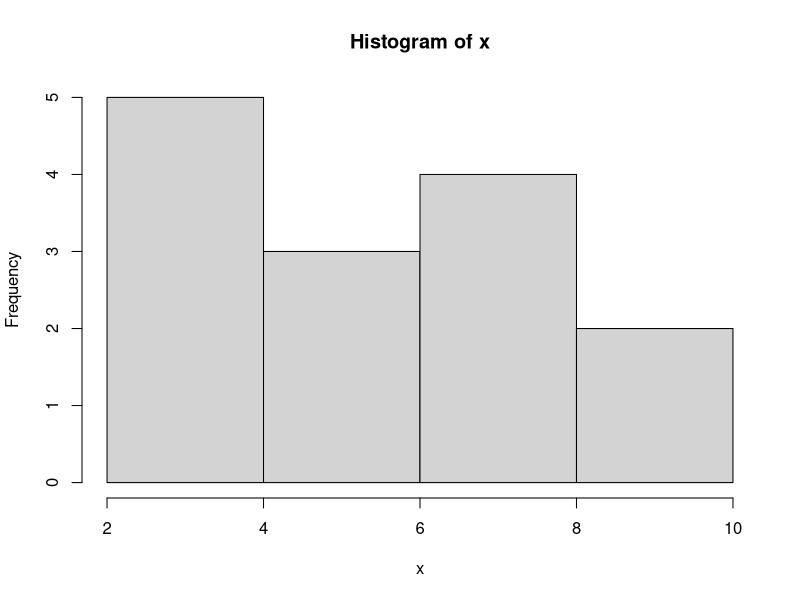
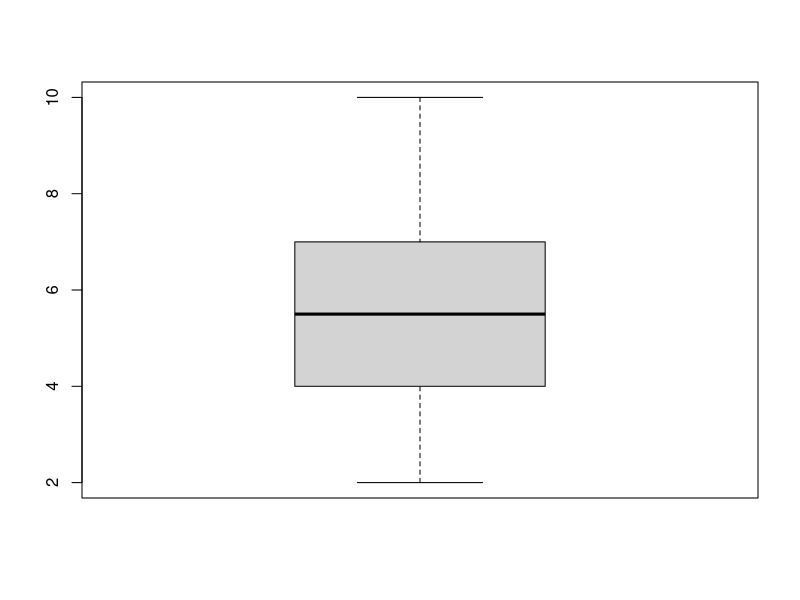
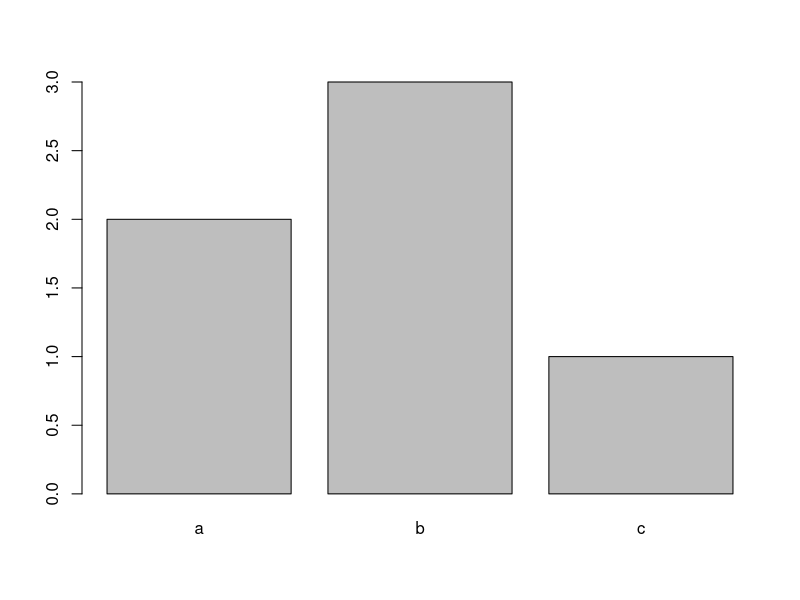
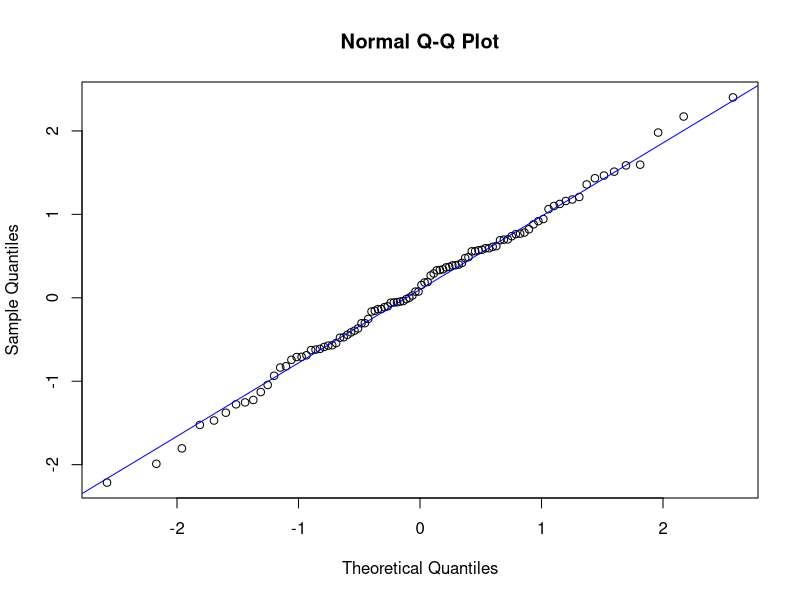
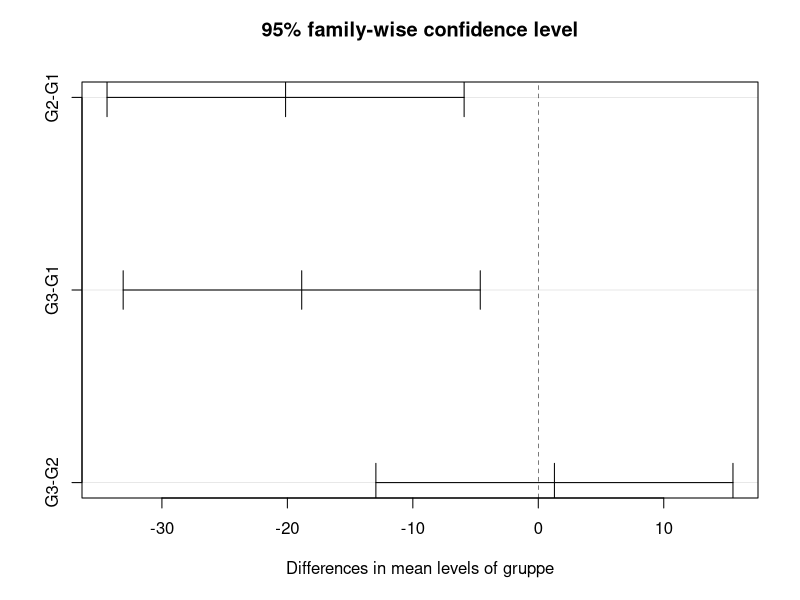
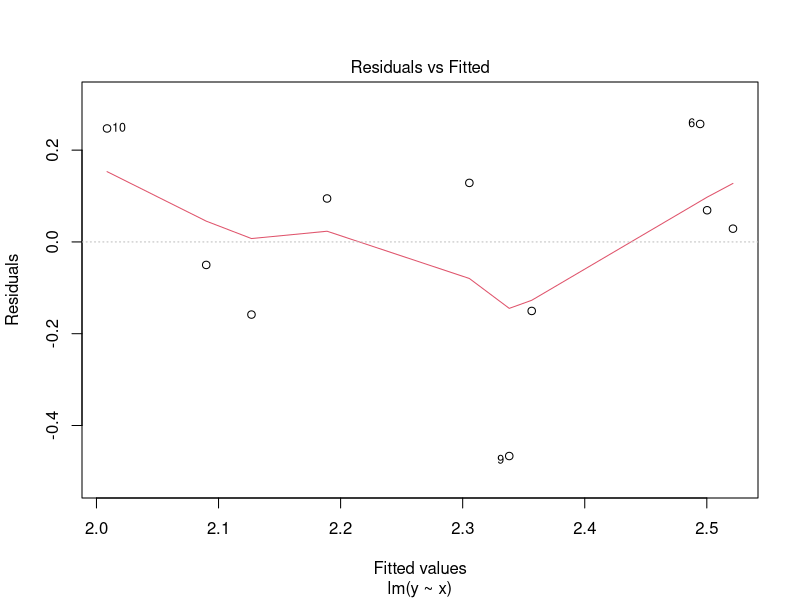
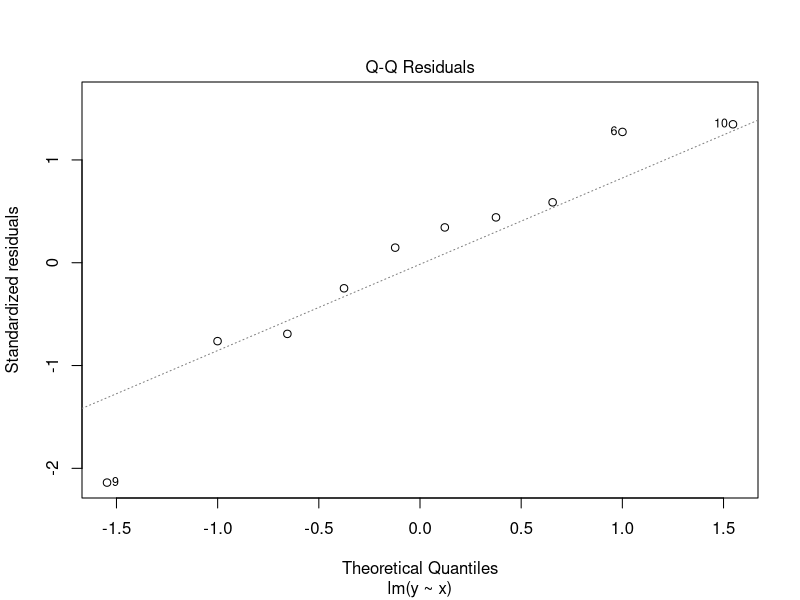

Recreate these plots in R, in order. (Note: this script raises an error after producing the figures.)
## ---- chunk 1
rm(list = ls())

knitr::opts_chunk$set(echo = TRUE,
                      fig.align="center")
## ---- chunk 2
x <- c(2, 3, 4, 4, 5, 6)
mean(x)
## ---- chunk 3
x <- c(2, 3, 4, 4, 5, 6, 10)
median(x)
## ---- chunk 4
x <- c(2, 3, 4, 4, 5, 6, 10)
var(x)
## ---- chunk 5
x <- c(2, 3, 4, 4, 5, 6, 10)
sd(x)
## ---- chunk 6
x <- c(2, 3, 4, 4, 5, 6, 10, 9, 8, 7, 7, 7, 5, 4)
hist(x)
## ---- chunk 7
x <- c(2, 3, 4, 4, 5, 6, 10, 9, 8, 7, 7, 7, 5, 4)
boxplot(x)
## ---- chunk 8
x <- c("a", "a", "b", "b", "b", "c")
table(x)
## ---- chunk 9
x = c("a", "a", "b", "b", "b", "c")
prop.table(table(x))
## ---- chunk 10
x = c("a", "a", "b", "b", "b", "c")
barplot(table(x))
## ---- chunk 11
x <- c(2, 3, 4, 4, 5, 6, 10, 9, 8, 7, 7, 7, 5, 4)
mittelwert <- mean(x)
stdabw <- sd(x)

# Wahrscheinlichkeit für den Wert kleiner oder gleich 7
pnorm(7, mittelwert, stdabw)

# Wahrscheinlichkeit für den Wert gleich oder grösser 7
1 - pnorm(7, mittelwert, stdabw)

# Wert auf der 40%-Perzentile
qnorm(.4, mittelwert, stdabw)
## ---- chunk 12
# simulation von 100 normalverteilten Werten, mean = 0, s = 1
set.seed(1)
x <- rnorm(100)

## qq-plot erstellen
qqnorm(x)

## Linie in qq-plot einzeichnen
qqline(x, col = "blue")
## ---- chunk 13
# simulation von 100 normalverteilten Werten, mean = 0, s = 1
set.seed(1234)
x <- rnorm(100)

# Stichprobenumfang von x ermitteln
n <- length(x)

# Standardabweichung von x berechnen
s <- sd(x)

# Berechnung von SE
SE <- s/sqrt(n)

# Output SE
SE
## ---- chunk 14
# z für ein 95% CI
CI <- .95
z95 <- abs(qnorm((1 - CI)/2))
z95

# z für ein 90% CI
CI <- .9
z90 <- abs(qnorm((1 - CI)/2))
z90

# z für ein 99% CI
CI <- .99
z99 <- abs(qnorm((1 - CI)/2))
z99
## ---- chunk 15
m <- 95.6       # Stichprobenmittelwert
s <- 15.8       # Standardabweichung der Stichprobe
n <- 100        # Stichprobenumfang

# gesucht ist das 95% Konfidenzintervall für den Populationsmittelwert  
CI <- .95       # Konfidenzniveau 95%
z <- abs(qnorm((1-CI)/2))
ME <- z * CI    # Fehlerbereich berechnen

# Obere und untere Grenze für 95%-Konfidenzintervall berechnen
CI95 <- m + c(-1, 1) * ME
CI95
## ---- chunk 16
ME.alt <- 1.862
ME.neu <- ME.alt/2

# neues 95%-Konfidenzintervall berechnen
CI95.neu <- m + c(-1, 1) * ME.neu
CI95.neu

# Stichprobenumfang für das neue 95%-CI berechnen
n.neu <- ((z * s)/ME.neu)^2
n.neu
## ---- chunk 17
# Kennzahlen einer Stichprobe
n <- 25
m <- 15
s <- 3


ci_level <- .95                # Konfidenzniveau
SE <- s/sqrt(n)                # Standardfehler   
t_df <- qt(.025, df = 25 - 1)  # kritischer t-Wert

CI <- m + c(-1, 1) * abs(t_df) * SE
CI
## ---- chunk 18
# Kennzahlen unserer Stichprobe und Nullwert
n <- 25
m <- 15
s <- 3
nullwert <- 13

SE <- s/sqrt(n)                # Standardfehler   
t <- (m - nullwert)/SE         # Teststatistik 

# p-Wert für zweisseitige Hypothese berechnen
p <- 2 * pt(abs(t), df = n - 1, lower.tail = FALSE)

# output von t und p
paste("t =", t, ", p =", p)
## ---- chunk 19
# Daten simulieren (muss man nicht verstehen)
rnorm2 <- function(n, mean, sd) { mean + sd * scale(rnorm(n)) }
x <- rnorm2(n = 25, mean =15, sd = 3)

# t-Test in R
t.test(x, # Stichprobendaten mit m = 15, s = 3, n = 25
       mu = 13, # Nullwert
       alternative = "two.sided") # zweiseitiger Test
## ---- chunk 20
# Kennzahlen unserer Stichprobe und Nullwert
n1 <- 25
m1 <- 15
s1 <- 3
n2 <- 20
m2 <- 18
s2 <- 4

# Standardfehler 
SE <- sqrt((s1^2 / n1) + (s2^2/n2))

# Teststatistik  
t <- (m1 - m2)/SE     

# Freiheitsgrade n2 - 1 ist kleiner als n1 - 1
df <- n1 + n2 - 2

# p-Wert für zweisseitige Hypothese berechnen
p <- 2 * pt(abs(t), df, lower.tail = FALSE)

# output von t und p
paste("t =", t, ", p =", p)
## ---- chunk 21
# Daten simulieren (muss man nicht verstehen)
rnorm2 <- function(n, mean, sd) { mean + sd * scale(rnorm(n)) }
x1 <- rnorm2(n = 25, mean =15, sd = 3)
x2 <- rnorm2(n = 20, mean =18, sd = 4)

# t-Test in R
t.test(x = x1, # Gruppe 1
       y = x2, # Gruppe 2
       paired = FALSE, 
       alternative = "two.sided")# zweiseitiger Test
## ---- chunk 22
# Daten generieren
X <- c(3, 3, 4, 5, 6, 7, 7, 8, 1, 2)
nullwert <- 6.5

# Wilcoxon-Vorzeichenrangtest
wilcox.test(x = X, mu = nullwert, alternative = "two.sided")
## ---- chunk 23
# Daten generieren
X <- c(3, 3, 4, 5, 6, 7, 7, 8, 1, 2)
Y <- c(2, 3, 2, 5, 6, 2, 3, 8, 1, 2)

# Mann-Whitney-U-Test
wilcox.test(x = X, y = Y, alternative = "two.sided", paired = FALSE)
## ---- chunk 24
library(dplyr)

# create sample data -----------------------------------------------------------
data <- tibble(
  gruppe = c(rep("G1", 7), rep("G2", 7), rep("G3", 7)),
  score = c(92, 93, 100, 104, 89, 91, 99, 71, 62, 85, 94, 78, 66, 71, 64, 73, 87, 91, 56, 78, 87)
)

# create anova summary table ---------------------------------------------------
anova <- aov(score ~ gruppe, data = data)
summary(anova)

# post hoc analysis ------------------------------------------------------------
pairwise.t.test(data$score, data$gruppe, 
                p.adjust.method = "bonferroni", 
                paired = FALSE,
                alternative = "two.sided")

# 95%-Konfidenzintervalle für Differenzen --------------------------------------
TukeyHSD(anova)
plot(TukeyHSD(anova))
## ---- chunk 25
p <- 0.9
n <- 200

n * p       # Anzahl Erfolge
n * (1 - p) # Anzahl Misserfolge
## ---- chunk 26
# Wahrscheinlichkeit für 190 oder mehr Erfolge

sum(dbinom(190 : 200, size = 200, prob = .9))
## ---- chunk 27
2 * pnorm(0.52, lower.tail = FALSE)
## ---- chunk 28
2 * pnorm(0.88, lower.tail = FALSE)
## ---- chunk 29
# Beispielaten generieren
tictoc_m <- c(rep("ja", 23), rep("nein", 29))
tictoc_w <- c(rep("ja", 38), rep("nein", 10))
geschlecht <- c(rep("m", length(tictoc_m)), rep("w", length(tictoc_w)))
tictoc <- data.frame(Geschlecht = geschlecht,
                     tictoc = c(tictoc_m, tictoc_w))

# Chi-Quadrat-Test, Ergebnis in chisq speichern
chisq <- chisq.test(table(tictoc))

# Testergebnis anzeigen
chisq

# Beobachtete Werte anzeigen
chisq$observed

# erwartete Werte anzeigen
chisq$expected
## ---- chunk 30
# Beispieldaten generieren  
set.seed(1)
b0 <- 2
b1 <- .5
x <- runif(10) 
error <- rnorm(10, 0, .2)
y <- b0 + b1 * x + error
daten <- data.frame(x = x, y = y)

# lineares modell berechnen
model <- lm(y ~ x, data = daten)

# Zusammenfassung des Modells anzeigen
summary(model)

# Diagnostische Plots anzeigen
plot(model, which = 1:2)
## ---- chunk 31
# Werte einem Vektor zuweisen
x <- 2
x

# Elemente zu einem Vektor verbinden  
x <- c(2, 4, 6)
x

# Eine ganzzahlige Sequenz erzeugen
x <- 2:6
x

# Eine komplexe Sequenz erzeugen
x <- seq(2, 3, by = .5)
x
## ---- chunk 32
# Beispielvariable erzeugen für Demo
x <- c(3, 2, 1, 2, 2, 1, 3, 4)  

# Variable sortieren
sort(x)

# Werte zählen und in Tabelle ausgeben
table(x)

# Länge einer Variable bestimmen
length(x)
## ---- chunk 33
# das 4. Element
x[4]

# alle Elemente ausser dem 4. Element
x[-4]

# Elemente 2 bis 4
x[2:4]

# Elemente die gleich 3 sind
x[x == 3] 

# Alle Elemente die kleiner als 3 sind  
x[x < 3]
## ---- chunk 34
# numeric (quantitativ)
x <- c(1, 0, 1)
str(x)

# chraracter (string)
x <- c("Anna", "Felix", "Lena")
str(x)

# factor (nominal), Verwendung als Gruppierungsvariable
x <- c("con", "exp", "exp")  
geschlecht <- factor(x,  levels = c("con", "exp"))
str(geschlecht)

# logical - TRUE, FALSE
x <- c(TRUE, FALSE, FALSE, TRUE)
x

# Beispiel für die Verwendung von logischen Variablen
x <- 1:10
x
x > 5
x[x > 5]
## ---- chunk 35
# Addieren
1 + 2

# Subtrahieren
2 - 1

# Multiplizieren
2 * 3

# Dividieren
6 / 3

# Quadrieren
3^2

# Quadratwurzel ziehen
sqrt(9)

# Absolutwert
abs(-2)

# Beispielvariable erzeugen für Demo
x <- c(3, 2, 1, 2, 2, 1, 3, 4)  

# Summe berechnen
sum(x)

# Maximum finden
max(x)

# Minimum finden
min(x)

# Wert auf 3 Stellen runden
Wert <- 3.1234567
round(Wert, 3)

# Mittelwert von x
mean(x)

# Median von x
median(x)

# Varianz von x
var(x)

# Standardabweichung von x
sd(x)

# Spannweite, Variationsbreite (gibt min und max)
range(x)

# Interquartilsabstand
IQR(x)
## ---- chunk 36
# Einen Datensatz erstellen
df <- data.frame(
  variable1 = 1:3,
  variable2 = c("A", "B", "C")
)
df

# Gesamten Datensatz anzeigen
View(df)

# Erste 6 Zeilen eines Datensatzes anzeigen
head(df)

# Anzahl Zeilen und Spalten anzeigen
dim(df)

# Spalte des Datensatzes anzeigen
df[, 1]  

# Zeile des Datensatzes anzeigen
df[2, ]

# Bestimmte Zelle des Datensatzes anzeigen
df[2, 2]

# Variable des Datensatzes
df$variable1
